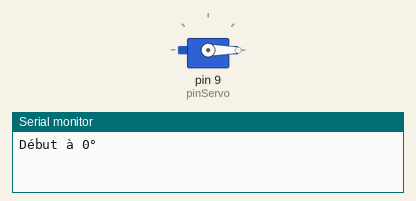
This sketch was run on a simulated Arduino Uno, built with avr-gcc and run on an emulated ATmega328P. Shown: servo, the last lines printed to the serial monitor.

Above: at 0.05 s.
At 12.45 s:
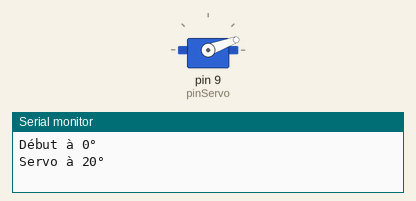
At 24.85 s:
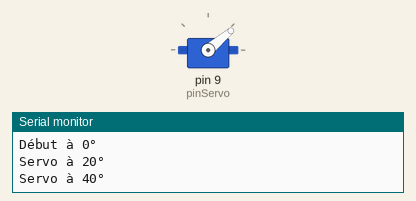
At 49.85 s:
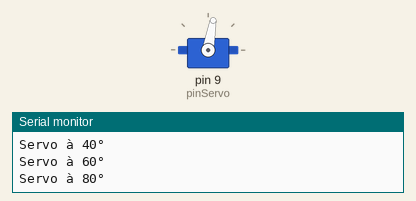
Timing chart, 0 to 65.0 s (numbered marks = the images above):
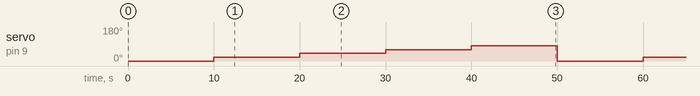

The sketch:

CAMRotation.ino
```cpp
#include <Servo.h>

Servo monServo;

const int pinServo = 9;
int angle = 0;
unsigned long dernierTemps = 0;
const unsigned long intervalle = 10000; // 10 secondes

void setup() {
  Serial.begin(115200);
  monServo.attach(pinServo);
  monServo.write(angle);  // Position initiale
  Serial.println("Début à 0°");
}

void loop() {
  unsigned long tempsActuel = millis();

  if (tempsActuel - dernierTemps >= intervalle) {
    dernierTemps = tempsActuel;

    angle += 20;
    // Choisir l'angle selon le type de plantation pour la rotation de la caméra
    if (angle > 80) {
      angle = 0;  // Revenir à 0° une fois atteint 180°
      Serial.println("Retour à 0°");
    } else {
      Serial.print("Servo à ");
      Serial.print(angle);
      Serial.println("°");
    }

    monServo.write(angle);  // Déplacement du servo
  }

}
```

Measured:
- by itself, servo on pin 9 (pinServo): repeats every 50.0 s: 40° 10.0 s, 60° 10.0 s, 80° 10.0 s, 0° 10.0 s, 20° 10.0 s
